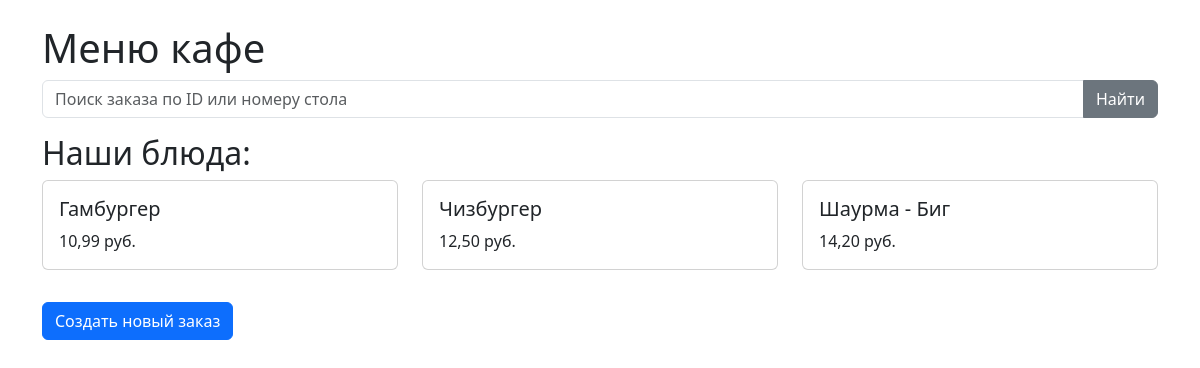
Screenshot of /orders/ with the database file from the repository.
### orders/models.py (models this page shows, shortened)
class Food(models.Model):
    name = models.CharField(max_length=100, verbose_name='Название блюда')
    price = models.DecimalField(max_digits=10, decimal_places=2, verbose_name='Цена')

### orders/views.py (the view)
# urls.py: path('', views.client_dashboard, name='client_dashboard'),
def client_dashboard(request):
    try:
        query = request.GET.get('q')
        if query:
            orders = Order.objects.filter(id__icontains=query) | Order.objects.filter(table__number__icontains=query)
        else:
            orders = None
        foods = Food.objects.all()
        return render(request, 'orders/client_dashboard.html', {'foods': foods, 'orders': orders})
    except Exception as e:
        messages.error(request, f"Ошибка: {str(e)}")
        return redirect('client_dashboard')

### orders/templates/orders/client_dashboard.html (shortened to what this page needs)
{% extends 'base.html' %}
{% block content %}
<h1>Меню кафе</h1>
<form method="get" class="mb-3">
    <div class="input-group">
        <input type="text" name="q" placeholder="Поиск заказа по ID или номеру стола" class="form-control">
        <button type="submit" class="btn btn-secondary">Найти</button>
    </div>
</form>
<h2>Наши блюда:</h2>
<div class="row">
    {% for food in foods %}
    <div class="col-md-4 mb-3">
        <div class="card">
            <div class="card-body">
                <h5 class="card-title">{{ food.name }}</h5>
                <p class="card-text">{{ food.price }} руб.</p>
            </div>
        </div>
    </div>
    {% endfor %}
</div>
<a href="{% url 'create_order' %}" class="btn btn-primary mt-3">Создать новый заказ</a>
{% endblock %}

### rows the page displays
Food: name "Гамбургер", price "10,99"
Food: name "Чизбургер", price "12,50"
Food: name "Шаурма - Биг", price "14,20"
